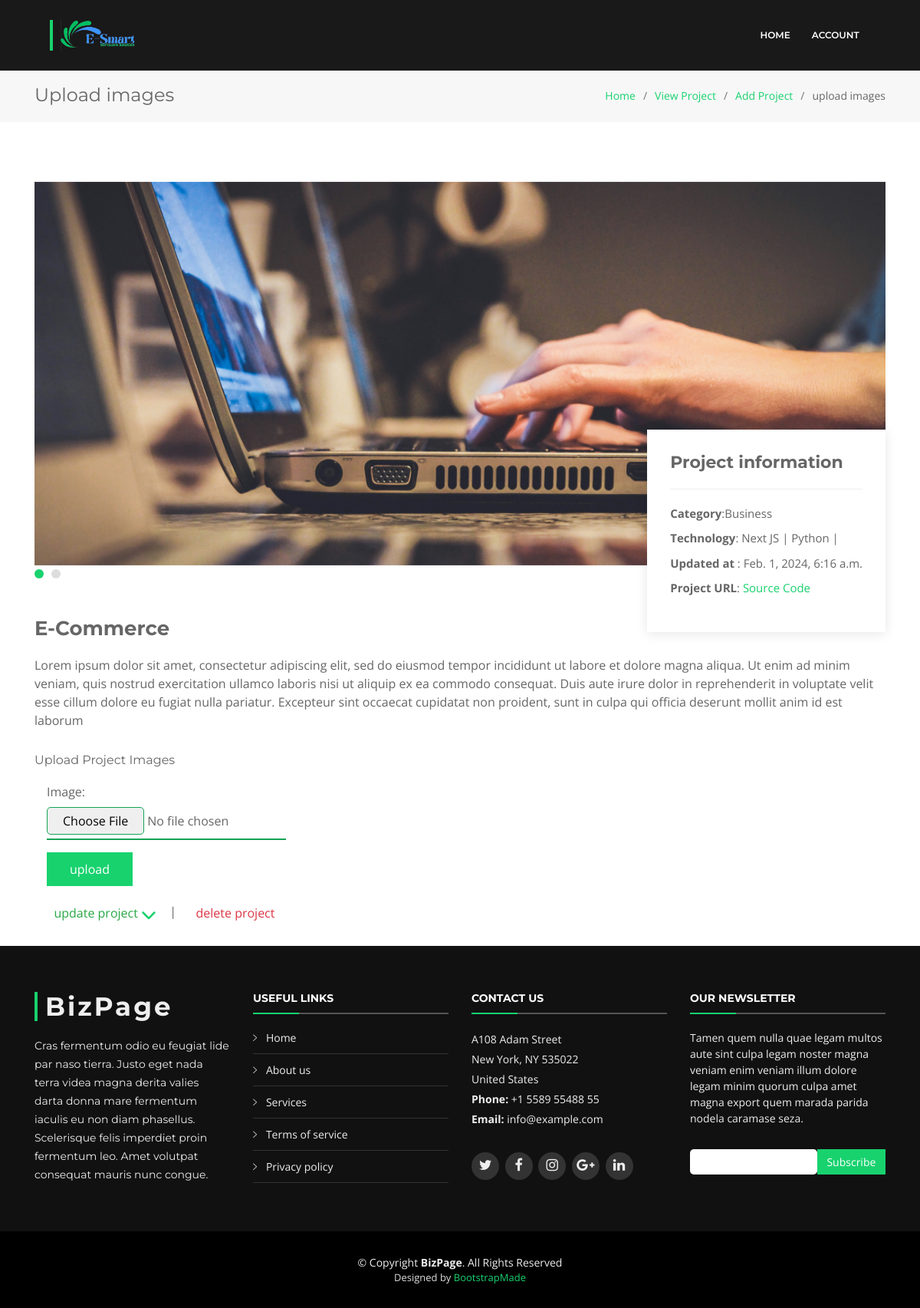
The app's page /upload/file/1 with its own data.
### blog/models.py (models this page shows, shortened)
class ProjectImage(models.Model):
    project = models.ForeignKey(Project, null=True, blank=True, on_delete=models.CASCADE)
    image = models.ImageField(default='default.jpg', upload_to="project_images")

class Project(models.Model):
    CATEGORY_CHOICES = [
        ('Business','Business'),
        ('Education','Education'),
        ('Social','Social'),
        ('Organization','Organization'),
    ]
    name = models.CharField(max_length=250)
    description = models.TextField(max_length=500)
    category = models.CharField(max_length=100, choices=CATEGORY_CHOICES)
    technology = models.ManyToManyField(Technology)
    feature = models.ManyToManyField(Feature)
    link = models.URLField()
    created_at = models.DateTimeField(auto_now=True)

class Technology(models.Model):
    name = models.CharField(max_length=100)
    type = models.CharField(max_length=100)
    def __str__(self):
        return self.name

### blog/views.py (the view, shortened to what this page needs)
# urls.py: path('upload/file/<str:pk>', views.upload_image, name='upload_image'),
def upload_image(request, pk):
    image_form = ProjectImageForm()
    project = Project.objects.get(id=pk)
    project_form = ProjectForm(instance=project)
    context={
        'image_form':image_form,
        'project':project,
        'project_form':project_form,
        }
    return render(request, 'forms/upload_image.html', context)

### blog/forms.py
class ProjectImageForm(forms.ModelForm):
    class Meta:
        model = ProjectImage
        fields = ['image']

class ProjectForm(forms.ModelForm):
    class Meta:
        model = Project
        fields = ['name','category','link','feature','technology','description']
        widgets = {
            'technology': forms.SelectMultiple(attrs={'multiple':'multiple'}),
            'feature': forms.SelectMultiple(attrs={'multiple':'multiple'}),
            'description':forms.Textarea(attrs={'rows':4})
        }

### blog/models.py (called while the page is built)
    def __str__(self):
        return self.name

### templates/forms/upload_image.html (shortened to what this page needs)
{% load static %}
{% include '../links/link.html' %}
{% include './sub-header.html' %}
   <section class="breadcrumbs">
    <div class="container">
      <div class="d-flex justify-content-between align-items-center">
        <h2>Upload images</h2>
        <ol>
          <li><a href="{%  url 'index' %}">Home</a></li>
          <li><a href="{% url 'project_list' %}">View Project</a></li>
          <li><a href="{% url 'add_project' %}">Add Project</a></li>
          <li>upload images</li>
        </ol>
      </div>
    </div>
  </section>
    <section class="portfolio-details">
        <div class="container">
            <div class="portfolio-details-container">
                <div class="owl-carousel portfolio-details-carousel">
                    {% for img in project.projectimage_set.all %}
                        <img src="{{img.image.url}}" class="img-fluid project-image-slide" alt="">
                    {% endfor %}
                </div>
                <div class="portfolio-info">
                <h3>Project information</h3>
                <ul>
                    <li><strong>Category</strong>:{{project.category}}</li>
                    <li><strong>Technology</strong>:
                    {% for t in project.technology.all %}
                        <span>{{t.name}}</span> |
                    {% endfor %}
                    </li>
                    <li><strong>Updated at </strong>: {{project.created_at}}</li>
                    <li><strong>Project URL</strong>: <a href="{{project.link}}">Source Code</a></li>
                </ul>
                </div>
            </div>
            <div class="portfolio-description">
                <h2>{{project.name}}</h2>
                <p>{{project.description}}</p>
                <div>
                    <div>
                        <h6 class="d-block">Upload Project Images</h6>
                    </div>
                    <form action="" enctype="multipart/form-data"  method="POST" class="px-3 w-full" >
                        {{image_form}}
                        <div class="mt-3">
                            <button type="submit">upload</button>
                        </div>
                    </form>
                </div>
            </div>
        </div>
    </section>
    <section>
      <div class="container">
      <div class="mb-4">
        <span class="btn text-success feature-opener"><i class="icofont-quill-pen text-success"></i>update project
          <svg xmlns="http://www.w3.org/2000/svg" height="20" width="20" id="svgRotate"
                viewBox="0 0 512 512">
                <path fill="#18d26e"
                d="M233.4 406.6c12.5 12.5 32.8 12.5 45.3
                0l192-192c12.5-12.5 12.5-32.8 0-45.3s-32.8-12.5-45.3
                0L256 338.7 86.6 169.4c-12.5-12.5-32.8-12.5-45.3 0s-12.5 32.8 0 45.3l192 192z"/>
            </svg>
        </span> | &nbsp;
          <a href="{% url 'delete_project' project.id %}" class="text-danger btn confirm-delete">delete project&nbsp;<i class="icofont-ui-delete"></i></a>
      </div>
    </div>
    </section>
<footer id="footer">
    <div class="footer-top">
      <div class="container">
        <div class="row">
          <div class="col-lg-3 col-md-6 footer-info">
            <h3>BizPage</h3>
            <p>Cras fermentum odio eu feugiat lide par naso tierra. Justo eget nada terra videa magna derita valies darta donna mare fermentum iaculis eu non diam phasellus. Scelerisque felis imperdiet proin fermentum leo. Amet volutpat consequat mauris nunc congue.</p>
          </div>
          <div class="col-lg-3 col-md-6 footer-links">
            <h4>Useful Links</h4>
            <ul>
              <li><i class="ion-ios-arrow-right"></i> <a href="#">Home</a></li>
              <li><i class="ion-ios-arrow-right"></i> <a href="#">About us</a></li>
              <li><i class="ion-ios-arrow-right"></i> <a href="#">Services</a></li>
              <li><i class="ion-ios-arrow-right"></i> <a href="#">Terms of service</a></li>
              <li><i class="ion-ios-arrow-right"></i> <a href="#">Privacy policy</a></li>
            </ul>
          </div>
          <div class="col-lg-3 col-md-6 footer-contact">
            <h4>Contact Us</h4>
            <p>
              A108 Adam Street <br>
              New York, NY 535022<br>
              United States <br>
              <strong>Phone:</strong> +1 5589 55488 55<br>
              <strong>Email:</strong> info@example.com<br>
            </p>
            <div class="social-links">
              <a href="#" class="twitter"><i class="fa fa-twitter"></i></a>
              <a href="#" class="facebook"><i class="fa fa-facebook"></i></a>
              <a href="#" class="instagram"><i class="fa fa-instagram"></i></a>
              <a href="#" class="google-plus"><i class="fa fa-google-plus"></i></a>
              <a href="#" class="linkedin"><i class="fa fa-linkedin"></i></a>
            </div>
          </div>
          <div class="col-lg-3 col-md-6 footer-newsletter">
            <h4>Our Newsletter</h4>
            <p>Tamen quem nulla quae legam multos aute sint culpa legam noster magna veniam enim veniam illum dolore legam minim quorum culpa amet magna export quem marada parida nodela caramase seza.</p>
            <form action="" method="post">
              <input type="email" name="email"><input type="submit" value="Subscribe">
            </form>
          </div>
        </div>
      </div>
    </div>
    <div class="container">
      <div class="copyright">
        &copy; Copyright <strong>BizPage</strong>. All Rights Reserved
      </div>
      <div class="credits">
        Designed by <a href="https://bootstrapmade.com/">BootstrapMade</a>
      </div>
    </div>
  </footer>

### blog/static/css/style.css (style rules this page uses)
.project-image-slide { width: 100%; max-height: 500px; object-fit: cover; }
input[type="file"] { border-bottom: 2px solid #13a456; padding-bottom: 5px; display: block; }
label { font-size: 16px; }
select, textarea, input[type='number'], input[type='url'], input[type='email'], input[type='password'], input[type='text'] { padding: 8px; border: 1px solid skyblue; border-radius: 5px; width: 100%; }
a { color: #18d26e; transition: 0.5s; }
p { padding: 0; margin: 0 0 30px 0; }
h1, h2, h3, h4, h5, h6 { font-family: "Montserrat", sans-serif; font-weight: 400; margin: 0 0 20px 0; padding: 0; }
section { overflow: hidden; }
.breadcrumbs { padding: 20px 0; background-color: #f7f7f7; min-height: 40px; margin-top: 90px; }
.breadcrumbs h2 { font-size: 24px; margin-bottom: 0; font-weight: 400; }
.breadcrumbs ol { display: flex; flex-wrap: wrap; list-style: none; padding: 0; margin: 0; font-size: 14px; }
.breadcrumbs ol li + li { padding-left: 10px; }
.breadcrumbs ol li + li::before { display: inline-block; padding-right: 10px; color: #6c757d; content: "/"; }
.portfolio-details { padding-top: 30px; }
.portfolio-details .portfolio-details-container { position: relative; }
.portfolio-details .portfolio-details-carousel { position: relative; z-index: 1; }
.portfolio-details .portfolio-info { padding: 30px; position: absolute; right: 0; bottom: -70px; background: #fff; box-shadow: 0px 2px 15px rgba(0, 0, 0, 0.1); z-index: 2; }
.portfolio-details .portfolio-info h3 { font-size: 22px; font-weight: 700; margin-bottom: 20px; padding-bottom: 20px; border-bottom: 1px solid #eee; }
.portfolio-details .portfolio-info ul { list-style: none; padding: 0; font-size: 15px; }
.portfolio-details .portfolio-info ul li + li { margin-top: 10px; }
.portfolio-details .portfolio-description { padding-top: 50px; }
.portfolio-details .portfolio-description h2 { width: 50%; font-size: 26px; font-weight: 700; margin-bottom: 20px; }
.portfolio-details .portfolio-description p { padding: 0 0 0 0; }
button[type="submit"] { background: #18d26e; border: 0; padding: 10px 30px; color: #fff; transition: 0.4s; cursor: pointer; }
#footer { background: #000; padding: 0 0 30px 0; color: #eee; font-size: 14px; }
#footer .footer-top { background: #111; padding: 60px 0 30px 0; }
#footer .footer-top .footer-info { margin-bottom: 30px; }
#footer .footer-top .footer-info h3 { font-size: 34px; margin: 0 0 20px 0; padding: 2px 0 2px 10px; line-height: 1; font-family: "Montserrat", sans-serif; font-weight: 700; letter-spacing: 3px; border-left: 4px solid #18d26e; }
#footer .footer-top .footer-info p { font-size: 14px; line-height: 24px; margin-bottom: 0; font-family: "Montserrat", sans-serif; color: #eee; }
#footer .footer-top .social-links a { font-size: 18px; display: inline-block; background: #333; color: #eee; line-height: 1; padding: 8px 0; margin-right: 4px; border-radius: 50%; text-align: center; width: 36px; height: 36px; transition: 0.3s; }
#footer .footer-top h4 { font-size: 14px; font-weight: bold; color: #fff; text-transform: uppercase; position: relative; padding-bottom: 12px; }
#footer .footer-top h4::before, #footer .footer-top h4::after { content: ''; position: absolute; left: 0; bottom: 0; height: 2px; }
#footer .footer-top h4::before { right: 0; background: #555; }
#footer .footer-top h4::after { background: #18d26e; width: 60px; }
#footer .footer-top .footer-links { margin-bottom: 30px; }
#footer .footer-top .footer-links ul { list-style: none; padding: 0; margin: 0; }
#footer .footer-top .footer-links ul i { padding-right: 8px; color: #ddd; }
#footer .footer-top .footer-links ul li { border-bottom: 1px solid #333; padding: 10px 0; }
#footer .footer-top .footer-links ul li:first-child { padding-top: 0; }
#footer .footer-top .footer-links ul a { color: #eee; }
#footer .footer-top .footer-contact { margin-bottom: 30px; }
#footer .footer-top .footer-contact p { line-height: 26px; }
#footer .footer-top .footer-newsletter { margin-bottom: 30px; }
#footer .footer-top .footer-newsletter input[type="email"] { border: 0; padding: 6px 8px; width: 65%; }
#footer .footer-top .footer-newsletter input[type="submit"] { background: #18d26e; border: 0; width: 35%; padding: 6px 0; text-align: center; color: #fff; transition: 0.3s; cursor: pointer; }
#footer .copyright { text-align: center; padding-top: 30px; }
#footer .credits { text-align: center; font-size: 13px; color: #ddd; }

### records on screen
ProjectImage: image (picture)
Project: category "Business", created_at "Feb. 1, 2024, 6:16 a.m.", name "E-Commerce", description "Lorem ipsum dolor sit amet, consectetur adipiscing elit, sed do eiusmod tempor incididunt ut labore et dolore magna aliqua. Ut enim ad minim veniam, quis nostrud exercitation ullamco laboris nisi ut aliquip ex ea commodo consequat. Duis aute irure dolor in reprehenderit in voluptate velit esse cillum dolore eu fugiat nulla pariatur. Excepteur sint occaecat cupidatat non proident, sunt in culpa qui officia deserunt mollit anim id est laborum"
Technology: name "Next JS"
Technology: name "Python"
